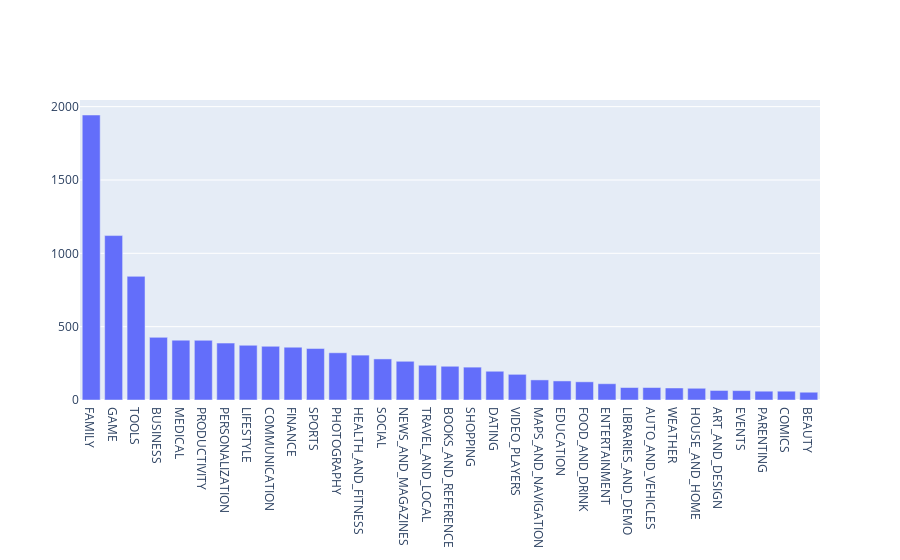

This figure's notebook cell:
### Markdown cell above
<a id="exploring-app-categories"></a>
## Exploring app categories

### Code cell
import plotly.graph_objs as go
import plotly
plotly.offline.init_notebook_mode(connected=True)

# Print the total number of unique categories
num_categories = len(apps['Category'].unique())
print('Number of categories = ', num_categories)

# Count the number of apps in each 'Category'.
num_apps_in_category = apps['Category'].value_counts()
print(num_apps_in_category)

# Sort num_apps_in_category in descending order based on the count of apps in each category
sorted_num_apps_in_category = num_apps_in_category.sort_values(ascending=False)

data = [go.Bar(
        x=num_apps_in_category.index,  # index = category name
        y=num_apps_in_category.values,  # value = count
        )]

plotly.offline.iplot(data)

### Figure 1 — Plotly figure (JSON) as saved in the notebook; plotly's stock layout.template omitted (floating-point values rounded to 4 significant figures)
{"data": [{"type": "bar", "x": ["FAMILY", "GAME", "TOOLS", "BUSINESS", "MEDICAL", "PRODUCTIVITY", "PERSONALIZATION", "LIFESTYLE", "COMMUNICATION", "FINANCE", "SPORTS", "PHOTOGRAPHY", "HEALTH_AND_FITNESS", "SOCIAL", "NEWS_AND_MAGAZINES", "TRAVEL_AND_LOCAL", "BOOKS_AND_REFERENCE", "SHOPPING", "DATING", "VIDEO_PLAYERS", "MAPS_AND_NAVIGATION", "EDUCATION", "FOOD_AND_DRINK", "ENTERTAINMENT", "LIBRARIES_AND_DEMO", "AUTO_AND_VEHICLES", "WEATHER", "HOUSE_AND_HOME", "ART_AND_DESIGN", "EVENTS", "PARENTING", "COMICS", "BEAUTY"], "y": [1943, 1121, 843, 427, 408, 407, 388, 373, 366, 360, 351, 322, 306, 280, 264, 237, 230, 224, 196, 175, 137, 130, 124, 111, 85, 85, 82, 80, 65, 64, 60, 60, 53]}], "layout": {}}
